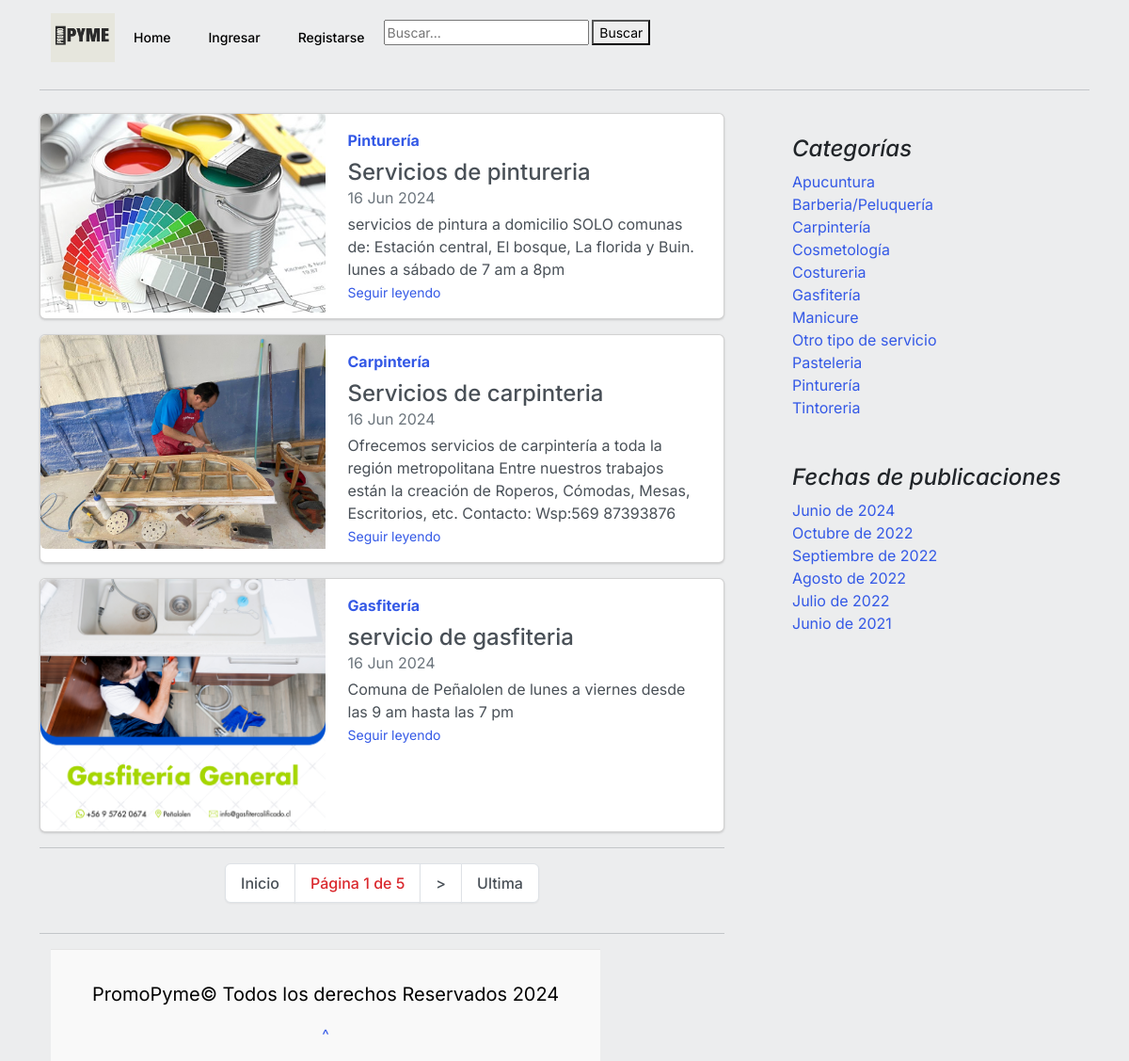
The page / on the database its author committed.
### core/models.py (models this page shows, shortened)
class Post(models.Model):
	title = models.CharField(max_length=250, verbose_name='Título')
	excerpt = models.TextField(verbose_name='Bajada')
	content = RichTextField(verbose_name='Contenido')
	image = models.ImageField(upload_to='posts', null=False, blank=False, verbose_name='Imagen')
	published = models.BooleanField(default=False, verbose_name='Publicado')
	category = models.ForeignKey(Category, on_delete=models.CASCADE, related_name='get_posts', verbose_name='Categoría')
	author = models.ForeignKey(User, on_delete=models.CASCADE, related_name='get_posts', verbose_name='Autor')
	created = models.DateTimeField(auto_now_add=True, verbose_name='Fecha de creación')
	updated = models.DateTimeField(auto_now=True, verbose_name='Fecha de modificación')
	class Meta:
		verbose_name = 'Publicación'
		verbose_name_plural = 'Publicaciones'
		ordering = ['-created']
	def __str__(self):
		return self.title

class Category (models.Model):
	name = models.CharField(max_length=200, unique=True, verbose_name='Nombre')
	active = models.BooleanField(default=True, verbose_name='Activo')
	created = models.DateTimeField(auto_now_add=True, verbose_name='Fecha de creación')
	updated = models.DateTimeField(auto_now=True, verbose_name='Fecha de modificación')
	class Meta:
		verbose_name = 'Categoría'
		verbose_name_plural = 'Categorías'
		ordering = ['name']
	def __str__(self):
		return self.name

### core/views.py (the view)
# urls.py: path('', HomeListView.as_view() , name='home'),
class HomeListView(ListView):
    model = Post
    paginate_by = 3
    template_name = 'core/home.html'
    def get_context_data(self, **kwargs):
        context = super().get_context_data(**kwargs)
        print(context)
        return context

### core/processors.py (called while the page is built)
def ctx_dic_about(request):
	ctx_about = {}
	ctx_about['ABOUT'] = About.objects.latest('created')
	return ctx_about

def ctx_dic_category(request):
	ctx_category = {}
	ctx_category['categories'] = Category.objects.filter(active=True)
	return ctx_category

def ctx_dic_history(request):
	ctx_history = {}
	ctx_history['dates'] = Post.objects.dates('created', 'month', order='DESC').distinct()
	return ctx_history

def ctx_dic_link(request):
	ctx_link = {}
	links = Link.objects.all()
	for link in links:
		ctx_link[link.key] = {'url':link.url, 'icon':link.icon}
	return ctx_link

### core/templates/core/home.html (shortened to what this page needs)
{% extends 'core/base.html' %}
{% load static %}
{% block content %}
{% for post in object_list %}
    <div class="card mb-3">
      <div class="row g-0">
        <div class="col-md-5">
          <img src="{{ post.image.url }}" class="imagen img-fluid rounded-start" alt="...">
        </div>
        <div class="col-md-7">
          <div class="card-body">
            <strong class="d-inline-block mb-2 text-primary">{{ post.category }}</strong>
            <h4 class="mb-0">{{ post.title }}</h4>
            <div class="mb-1 text-muted">{{ post.created|date:"d M Y" }}</div>
            <p class="card-text mb-auto">{{ post.excerpt }}</p>
            <p class="card-text"><small class="text-muted"><a href={% url 'post' post.id %} class="stretched-link">Seguir leyendo</a></small></p>
          </div>
        </div>
      </div>
    </div>
{% endfor %}
<hr>
<nav aria-label="...">
  <ul class="pagination justify-content-center">
    <li class="page-item">
      <a class="page-link" href="?page=1">Inicio</a>
    </li>
    <li class="page-item">
      <p class="page-link text-danger">Página {{ page_obj.number }} de {{ page_obj.paginator.num_pages }} </p>
    </li>
    {% if page_obj.has_next %}
    <li class="page-item {% if page_obj.number == page_obj.paginator.num_pages %}disabled{% endif %}">
      <a class="page-link" href="{% if page_obj.number != page_obj.paginator.num_pages %}?page={{ page_obj.next_page_number }}{% endif %}">></a>
    </li>
    {% endif %}
    <li class="page-item">
      <a class="page-link" href="?page={{ page_obj.paginator.num_pages }}">Ultima</a>
    </li>
  </ul>
</nav>
<hr>
{% endblock %}

### core/templates/core/base.html (shortened to what this page needs)
<!doctype html>
<html lang="es">
<head>
    {% load static %}
    <link rel="stylesheet" href="https://cdn.jsdelivr.net/npm/bootstrap-icons@1.9.1/font/bootstrap-icons.css">
    <link rel="stylesheet" href="{% static 'core/css/style.css' %}">
    <link href="{% static 'core/css/blog.css' %}" rel="stylesheet">
    <link href="{% static 'core/css/bootstrap.min.css' %}" rel="stylesheet">
</head>
<body class="body">
  <div class="container">
    <header>
      <nav class="navbar navbar-expand-lg bg-body-tertiary">
        <div class="container-fluid">
          <div class ="contenedor_logo">
            <img class="logo" src="{% static 'core/img/PRomo (1).png' %}" alt="logo" style="width:68px;height:52px" >
          </div>
          <div class="collapse navbar-collapse" id="navbarSupportedContent">
            <ul class="navbar-nav me-auto mb-2 mb-lg-0">
              <li class="nav-item active">
                <a class="nav-link " aria-current="page" href='/'>Home</a>
              </li>
              {% if request.user.is_authenticated %}
                <li class="nav-item">
                  <a class="nav-link"  href={% url 'create' %}>Crear Post</a>
                </li>
                <li class="nav-item">
                  <a class="nav-link"  href={% url 'exit' %}>Salir</a>
                </li>
              <ul>
              {% include 'core/includes/submenu.html' %}
              </ul>
              {% else %}
              <li class="nav-item">
                <a class="nav-link" href={% url 'login' %}>Ingresar</a>
              </li>
              <li class="nav-item">
                <a class="nav-link" href={% url 'register' %}>Registarse</a>
              </li>
              {% endif %}
              <form method="GET" action="{% url 'buscar' %}">
                <input type="text" name="buscar" placeholder="Buscar..." value="{{request.GET.buscar}}">
                <button type="submit">Buscar</button>
            </form>
            </ul>
          </div>
        </div>
      </nav>
    </header>
    <hr>
    <div class="content-wrapper">
      <main class="flex-fill mt-2">
        <section class="row g-5 ">
          <div class="col-md-8">
              {% block content %}
              {% endblock %}
          </div>
        {% block aside %}
          <aside class="col-md-4" id="parent">
            <div class="position-sticky" style="top: 2rem;">
              <div class="p-4" id="child">
                <h4 class="fst-italic">Categorías</h4>
                <ol class="list-unstyled mb-0">
                  {% for item in categories %}
                    <li><a href={% url 'category' %}?cat={{ item.id }}>{{ item.name }}</a></li>
                  {% endfor %}
                </ol>
              </div>
              <div class="p-4">
                <h4 class="fst-italic">Fechas de publicaciones</h4>
                <ol class="list-unstyled mb-0">
                  {% for item in dates %}
                    <li>
                      {% if item.month == 6 %}<a href="{% url 'dates' item.month item.year %}">Junio de {{ item.year }}</a>{% endif %}
                      {% if item.month == 7 %}<a href="{% url 'dates' item.month item.year %}">Julio de {{ item.year }}</a>{% endif %}
                      {% if item.month == 8 %}<a href="{% url 'dates' item.month item.year %}">Agosto de {{ item.year }}</a>{% endif %}
                      {% if item.month == 9 %}<a href="{% url 'dates' item.month item.year %}">Septiembre de {{ item.year }}</a>{% endif %}
                      {% if item.month == 10 %}<a href="{% url 'dates' item.month item.year %}">Octubre de {{ item.year }}</a>{% endif %}
                    </li>
                  {% endfor %}
                </ol>
              </div>
            </div>
          </aside>
        {% endblock %}
        </section>
      </main>
    </div>
    <div class="container">
      <footer class="foot p-3 mt-auto blog-footer" >
        <div class="container">
          <p class="fs-5 px-3 pt-3"> PromoPyme&copy; Todos los derechos Reservados 2024</p>
          <p>
            <a href="#">^</a>
          </p>
        </footer>
    </div>
    </div>
</body>
</html>

### core/static/core/css/style.css (style rules this page uses)
.body { margin: 0; padding: 0; background:#ecedee; height: 100%; display: flex; flex-direction: column; }

### core/static/core/css/blog.css (style rules this page uses)
.blog-footer { padding: 2.5rem 0; color: #020202; text-align: center; background-color: #f9f9f9; border-top: .05rem solid #e5e5e5; float:bottom; flex-shrink: 0; position: absolute; }
.blog-footer p:last-child { margin-bottom: 0; float: bottom; }
.imagen { width: 450px; height: 400px; }
.content-wrapper { flex: 1; display: flex; flex-direction: row; }
aside { flex: 0 0 250px; }

### core/templates/core/base.html (style rules this page uses)
a { text-decoration: none; }

### rows shown on the page
Post: image (picture), category "Pinturería", title "Servicios de pintureria", created "16 Jun 2024", excerpt "servicios de pintura a domicilio SOLO comunas de: Estación central, El bosque, La florida y Buin. lunes a sábado de 7 am a 8pm"
Post: image (picture), category "Carpintería", title "Servicios de carpinteria", created "16 Jun 2024", excerpt "Ofrecemos servicios de carpintería a toda la región metropolitana Entre nuestros trabajos están la creación de Roperos, Cómodas, Mesas, Escritorios, etc. Contacto: Wsp:569 87393876"
Post: image (picture), category "Gasfitería", title "servicio de gasfiteria", created "16 Jun 2024", excerpt "Comuna de Peñalolen de lunes a viernes desde las 9 am hasta las 7 pm"
Category: name "Apucuntura"
Category: name "Barberia/Peluquería"
Category: name "Carpintería"
Category: name "Cosmetología"
Category: name "Costureria"
Category: name "Gasfitería"
Category: name "Manicure"
Category: name "Otro tipo de servicio"
Category: name "Pasteleria"
Category: name "Pinturería"
Category: name "Tintoreria"

### other values the page prints
{{ page_obj.number }} "1"
{{ page_obj.paginator.num_pages }} "5"
{{ item.year }} "2024" "2021"
{{ item.year }} "2022"
